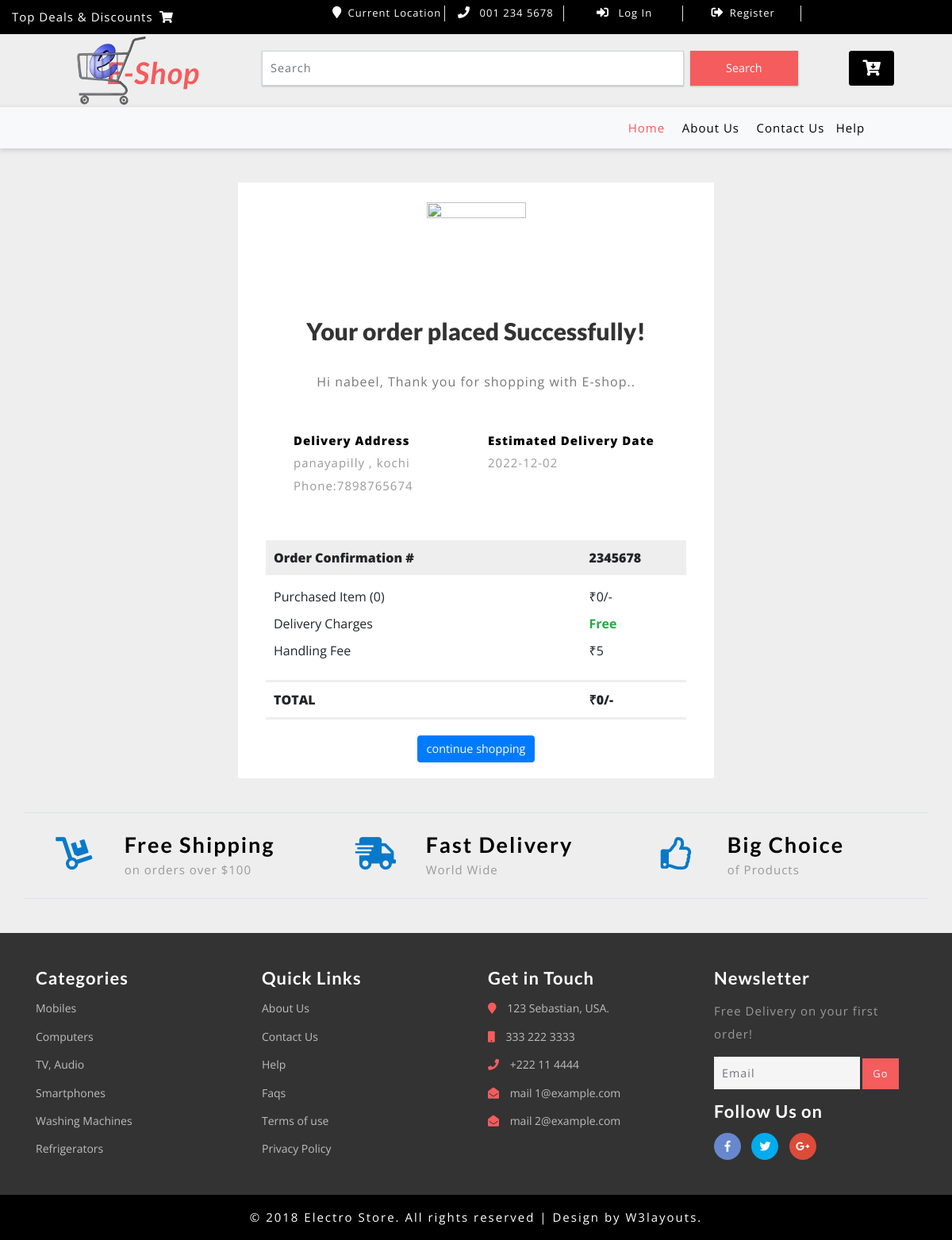
The page /cart/order_successful on the database its author committed.
### cart/models.py (models this page shows, shortened)
class del_details(models.Model):
    username=models.ForeignKey(User,on_delete=models.CASCADE)
    name=models.CharField(max_length=255)
    number=models.IntegerField()
    landmark=models.CharField(max_length=255)
    city=models.CharField(max_length=255)
    address_type=models.CharField(max_length=255)

### cart/views.py (the view)
# urls.py: path('order_successful', views.order_successful, name='order_successful'),
def order_successful(request,amount=0,total=0):
    obj=del_details.objects.all()
    now=datetime.now()+timedelta(3)
    dt=now.strftime('%Y-%m-%d')
    try:
        ct = cartlist.objects.get(cart_id=c_id(request))
        ct_items = items.objects.filter(cart=ct, active=True)
        for i in ct_items:
            total += (i.products.price * i.quantity)
            amount=total+5
    except ObjectDoesNotExist:
        pass
    return render(request,'order_successful.html',{'obj':obj,'amt':amount,'tot':total,'date':dt})

### cart/context_processor.py (called while the page is built)
def count(request):
    item_count = 0
    if 'admin' in request.path:
        {}
    else:
        try:
            ct = cartlist.objects.filter(cart_id=c_id(request))
            cti = items.objects.all().filter(cart=ct[:1])
            for c in cti:
                item_count += c.quantity
        except cartlist.DoesNotExist:
            item_count = 0
        return dict(itc=item_count)

### cart/views.py (called while the page is built)
def c_id(request):
    ct_id = request.session.session_key
    if not ct_id:
        ct_id = request.session.create()
    return ct_id

### templates/order_successful.html (shortened to what this page needs)
{% extends 'base.html' %}
{% block body %}
<body style="margin: 0 !important; padding: 0 !important; background-color: #eeeeee;" bgcolor="#eeeeee">
<table border="0" class="mt-5" cellpadding="0" cellspacing="0" width="100%">
    <tr>
        <td align="center" style="background-color: #eeeeee;" bgcolor="#eeeeee">
        <table align="center" border="0" cellpadding="0" cellspacing="0" width="100%" style="max-width:600px;">
            <tr>
                <td align="center" style="padding: 0px 35px 20px 35px; background-color: #ffffff;" bgcolor="#ffffff">
                <table align="center" border="0" cellpadding="0" cellspacing="0" width="100%" style="max-width:600px;">
                    <tr>
                        <td align="center" style="font-family: Open Sans, Helvetica, Arial, sans-serif; font-size: 16px; font-weight: 400; line-height: 24px; padding-top: 25px;">
                            <img src="https://imgs.search.brave.com/xcGXMzbGTiwzkBEaZKoNENIsrdlYWZRRGUdmAUayTrQ/rs:fit:980:980:1/g:ce/aHR0cHM6Ly93d3cu/YW1lcmljYW5jaGVj/a2VkLmNvbS93cC1j/b250ZW50L3VwbG9h/ZHMvMjAxOC8wNi9D/aGVja21hcmstY2ly/Y2xlLWJsdWUucG5n" width="125" height="120" style="display: block; border: 0px;" /><br>
                            <h2 style="font-size: 30px; font-weight: 800; line-height: 36px; color: #333333; margin: 0;">
                                Your order placed Successfully!
                            </h2><br>
                        </td>
                    </tr>
                    {% for i in obj %}
                    <tr>
                        <td align="left" style="font-family: Open Sans, Helvetica, Arial, sans-serif; font-size: 16px; font-weight: 400; line-height: 24px; padding-top: 10px;">
                            <p style="font-size: 16px; font-weight: 400; line-height: 24px; color: #777777; text-align:center">
                                Hi {{i.name}}, Thank you for shopping with E-shop..
                            </p><br><br>
                        </td>
                    </tr>
                    <tr>
                <td align="center" height="100%" valign="top" width="100%" style="padding: 0 35px 35px 35px; background-color: #ffffff;" bgcolor="#ffffff">
                <table align="center" border="0" cellpadding="0" cellspacing="0" width="100%" style="max-width:660px;">
                    <tr>
                        <td align="center" valign="top" style="font-size:0;">
                            <div class="row">
                            <div class="col-6" style="display:inline-block; max-width:50%; min-width:240px; vertical-align:top; width:100%;">
                                <table align="left" border="0" cellpadding="0" cellspacing="0" width="100%" style="max-width:300px;">
                                    <tr>
                                        <td align="left" valign="top" style="font-family: Open Sans, Helvetica, Arial, sans-serif; font-size: 16px; font-weight: 400; line-height: 24px;">
                                            <p style="font-weight: 800;color:black">Delivery Address</p>
                                            <p>{{i.landmark}}&nbsp,&nbsp{{i.city}}</p>
                                            <p>Phone:{{i.number}}</p>
                                        </td>
                                    </tr>
                                </table>
                            </div>
                    {% endfor %}
                            <div class="col-6" style="display:inline-block; max-width:50%; min-width:240px; vertical-align:top; width:100%;">
                                <table align="left" border="0" cellpadding="0" cellspacing="0" width="100%" style="max-width:300px;">
                                    <tr>
                                        <td align="left" valign="top" style="font-family: Open Sans, Helvetica, Arial, sans-serif; font-size: 16px; font-weight: 400; line-height: 24px;">
                                            <p style="font-weight: 800;color:black">Estimated Delivery Date</p>
                                            <p>{{date}}</p>
                                        </td>
                                    </tr>
                                </table>
                            </div>
                            </div>
                        </td>
                    </tr>
                </table>
                </td>
            </tr>
                    <tr>
                        <td align="left" style="padding-top: 20px;">
                            <table cellspacing="0" cellpadding="0" border="0" width="100%">
                                <tr>
                                    <td width="75%" align="left" bgcolor="#eeeeee" style="font-family: Open Sans, Helvetica, Arial, sans-serif; font-size: 16px; font-weight: 800; line-height: 24px; padding: 10px;">
                                        Order Confirmation #
                                    </td>
                                    <td width="25%" align="left" bgcolor="#eeeeee" style="font-family: Open Sans, Helvetica, Arial, sans-serif; font-size: 16px; font-weight: 800; line-height: 24px; padding: 10px;">
                                        2345678
                                    </td>
                                </tr>
                                <tr>
                                    <td width="75%" align="left" style="font-family: Open Sans, Helvetica, Arial, sans-serif; font-size: 16px; font-weight: 400; line-height: 24px; padding: 15px 10px 5px 10px;">
                                        Purchased Item ({{itc}})
                                    </td>
                                    <td width="25%" align="left" style="font-family: Open Sans, Helvetica, Arial, sans-serif; font-size: 16px; font-weight: 400; line-height: 24px; padding: 15px 10px 5px 10px;">
                                        ₹{{tot}}/-
                                    </td>
                                </tr>
                                <tr>
                                    <td width="75%" align="left" style="font-family: Open Sans, Helvetica, Arial, sans-serif; font-size: 16px; font-weight: 400; line-height: 24px; padding: 5px 10px;">
                                        Delivery Charges
                                    </td>
                                    <td class="text-success" width="25%" align="left" style="font-family: Open Sans, Helvetica, Arial, sans-serif; font-size: 16px; font-weight: 400; line-height: 24px; padding: 5px 10px;">
                                        <strong>Free</strong>
                                    </td>
                                </tr>
                                <tr>
                                    <td width="75%" align="left" style="font-family: Open Sans, Helvetica, Arial, sans-serif; font-size: 16px; font-weight: 400; line-height: 24px; padding: 5px 10px;">
                                        Handling Fee
                                    </td>
                                    <td width="25%" align="left" style="font-family: Open Sans, Helvetica, Arial, sans-serif; font-size: 16px; font-weight: 400; line-height: 24px; padding: 5px 10px;">
                                        ₹5
                                    </td>
                                </tr>
                            </table>
                        </td>
                    </tr>
                    <tr>
                        <td align="left" style="padding-top: 20px;">
                            <table cellspacing="0" cellpadding="0" border="0" width="100%">
                                <tr>
                                    <td width="75%" align="left" style="font-family: Open Sans, Helvetica, Arial, sans-serif; font-size: 16px; font-weight: 800; line-height: 24px; padding: 10px; border-top: 3px solid #eeeeee; border-bottom: 3px solid #eeeeee;">
                                        TOTAL
                                    </td>
                                    <td width="25%" align="left" style="font-family: Open Sans, Helvetica, Arial, sans-serif; font-size: 16px; font-weight: 800; line-height: 24px; padding: 10px; border-top: 3px solid #eeeeee; border-bottom: 3px solid #eeeeee;">
                                        ₹{{amt}}/-
                                    </td>
                                </tr>
                            </table>
                            <div class="text-center">
                            <br><a href="/"><input class="btn btn-primary" type="button" value="continue shopping"></a>
                            </div>
                        </td>
                    </tr>
                </table>
                </td>
            </tr>
        </table>
        </td>
    </tr>
</table>
{% endblock %}

### static/css/style.css (style rules this page uses)
html, body { margin: 0; font-size: 90%; background: #fff; font-family: 'Open Sans', sans-serif; }
body a { text-decoration: none; transition: 0.5s all; -webkit-transition: 0.5s all; -moz-transition: 0.5s all; -o-transition: 0.5s all; -ms-transition: 0.5s all; }
a { transition: 0.5s all; -webkit-transition: 0.5s all; -moz-transition: 0.5s all; -o-transition: 0.5s all; -ms-transition: 0.5s all; }
input[type="button"], input[type="submit"] { transition: 0.5s all; -webkit-transition: 0.5s all; -moz-transition: 0.5s all; -o-transition: 0.5s all; -ms-transition: 0.5s all; }
h1, h2, h3, h4, h5, h6 { margin: 0; font-family: 'Lato', sans-serif; }
p { margin: 0; letter-spacing: 1px; font-size: 15px; line-height: 1.9; color: #999; font-family: 'Open Sans', sans-serif; }
.btn { display: inline-block; }

### templates/order_successful.html (style rules this page uses)
body, table, td, a { -webkit-text-size-adjust: 100%; -ms-text-size-adjust: 100%; }
table, td { mso-table-lspace: 0pt; mso-table-rspace: 0pt; }
img { -ms-interpolation-mode: bicubic; }
img { border: 0; height: auto; line-height: 100%; outline: none; text-decoration: none; }
table { border-collapse: collapse !important; }
body { height: 100% !important; margin: 0 !important; padding: 0 !important; width: 100% !important; }

### rows shown on the page
del_details: name "nabeel", landmark "panayapilly", city "kochi", number "7898765674"

### other values the page prints
{{ itc }} "0"
{{ tot }} "0"
{{ amt }} "0"
